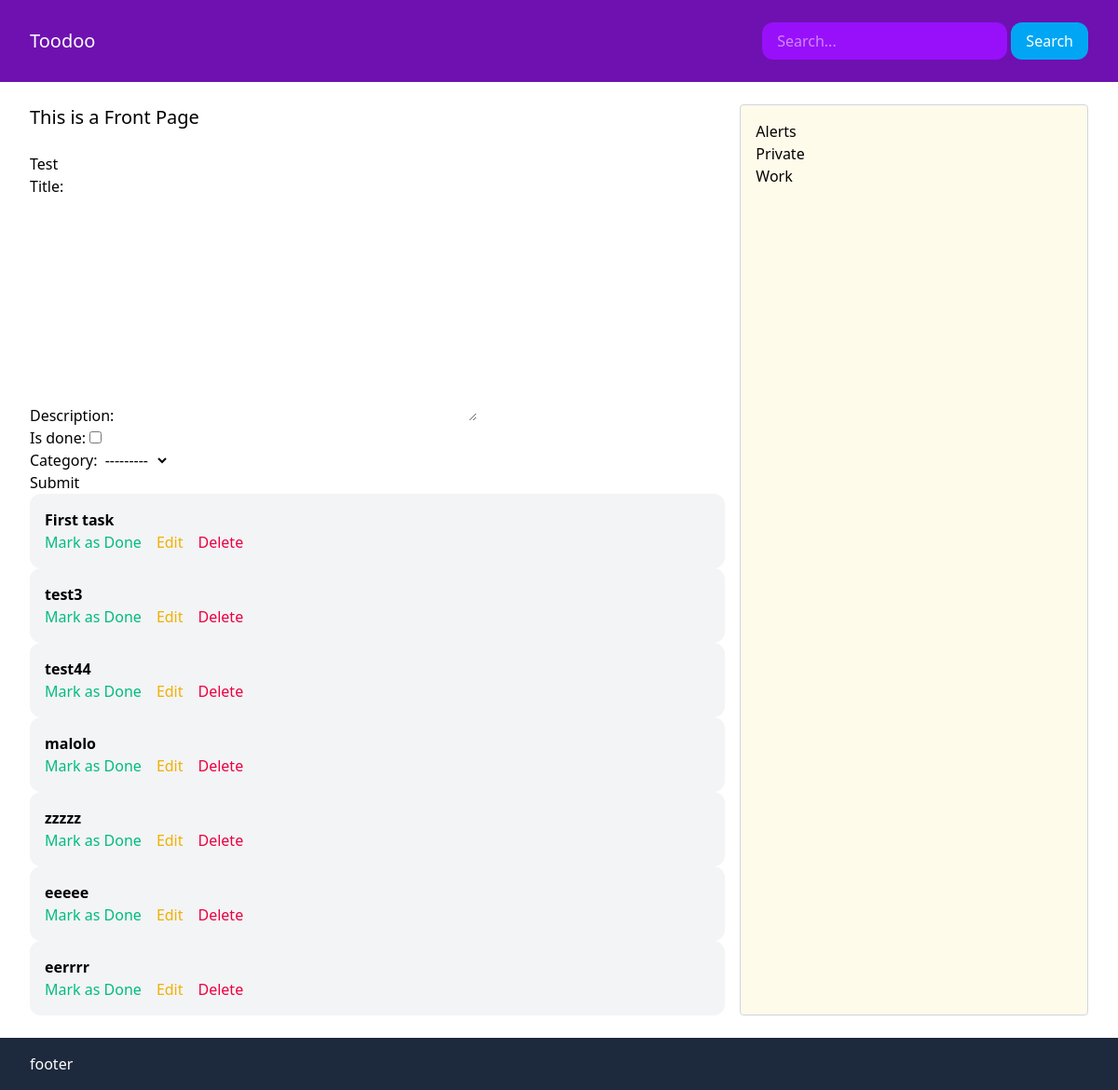
/, run on an earlier commit of the app's database.
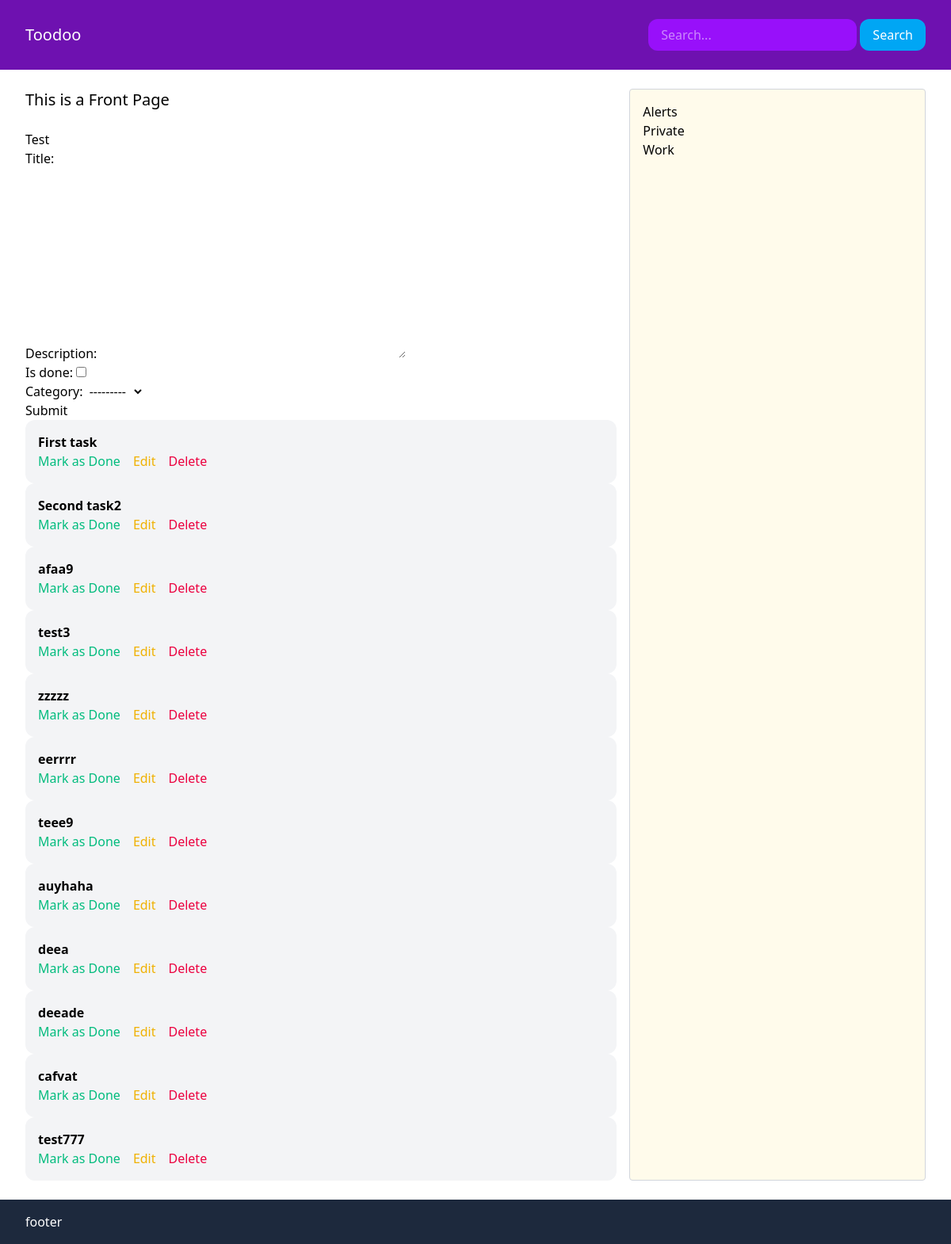
And on a later commit of the database.
### task/models.py (models this page shows)
class Task(models.Model):
    category = models.ForeignKey(Category, related_name='tasks', on_delete=models.CASCADE)
    title = models.CharField(max_length=255)
    description = models.TextField(blank=True, null=True)
    is_done = models.BooleanField(default=False)

### category/models.py (models this page shows)
class Category(models.Model):
    title = models.CharField(max_length=255)
    class Meta:
        verbose_name_plural = 'Categories'
        ordering = ["title",]
    def __str__(self):
        return self.title

### task/views.py (the view)
# urls.py: path('', views.frontpage, name='frontpage'),
def frontpage(request):
    title= "This is a Front Page"
    tasks = Task.objects.filter(is_done=False)
    categories = Category.objects.all()
    if request.method == 'POST':
        form = TaskForm(request.POST)
        if form.is_valid():
            form.save()
            return redirect('frontpage')
    else:
        form = TaskForm()
    return render(request, 'task/frontpage.html', {'title': title, 'tasks': tasks, 'categories': categories, 'form': form})

### task/forms.py
class TaskForm(ModelForm):
    class Meta:
        model = Task
        fields = ('title', 'description', 'is_done', 'category',)

### task/templates/task/frontpage.html (shortened to what this page needs)
{% extends "task/base.html" %}
{% block content %}
<div class="frontpage flex space-x-4">
    <section class="w-2/3">
    <h1 class="text-xl mb-6">{{ title }}</h1>
    <h2>Test</h2>
    <form method="post", action=".">
        {{ form.as_p }}
        <button>Submit</button>
    </form>
    {% for task in tasks %}
        {% include 'task/partials/tasks.html' %}
    {% endfor %}
    </section>
    <sidebar class="w-1/3 bg-amber-50 border border-gray-300 rounded p-4">
        {% for category in categories %}
        <div>
        <p> <a href="{% url 'category_detail' category.id %}">{{ category.title }}</a> </p>
        </div>
        {% endfor %}
    </sidebar>
</div>
{% endblock %}

### task/templates/task/partials/tasks.html
 <div class="bg-gray-100 p-4 rounded-xl">
     <p class="font-bold">{{ task.title }}</p>
    <div class="flex space-x-4">
        <p>
            {% if task.is_done %}
                Completed
            {% else %}
                <a href="{% url 'mark_completed' task.pk %}" class="text-emerald-500">Mark as Done</a>
            {% endif %}
        </p>
        <p><a href="{% url 'edit_task' task.pk %}" class="text-yellow-500">Edit</a></p>
        <p>
            <a href="{% url 'delete_task' task.pk %}" class="text-rose-600">Delete</a>
        </p>
    </div>
 </div>

What changed in the data, as far as the page shows it:
no longer on this page (row edited): Task: title "test44", is_done "Mark as Done"
no longer on this page (row edited): Task: title "malolo", is_done "Mark as Done"
no longer on this page (row edited): Task: title "eeeee", is_done "Mark as Done"
now on this page (row edited): Task: title "Second task2", is_done "Mark as Done"
now on this page (row edited): Task: title "afaa9", is_done "Mark as Done"
added Task: title "teee9", is_done "Mark as Done"
added Task: title "auyhaha", is_done "Mark as Done"
added Task: title "deea", is_done "Mark as Done"
added Task: title "deeade", is_done "Mark as Done"
added Task: title "cafvat", is_done "Mark as Done"
added Task: title "test777", is_done "Mark as Done"
